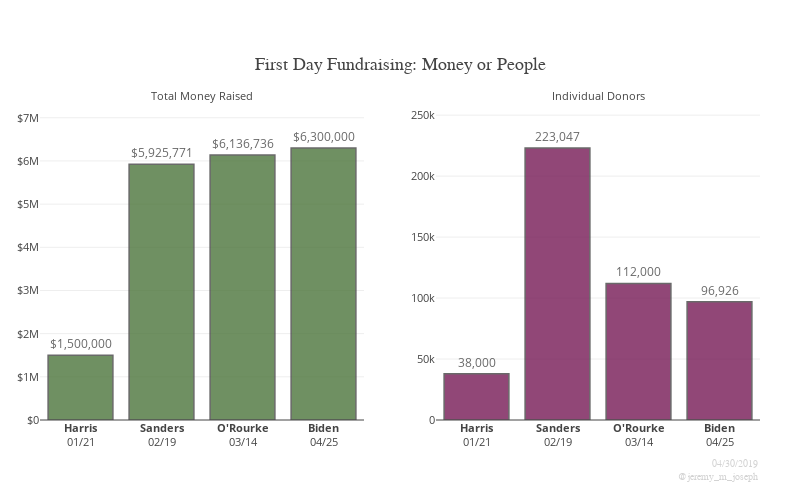

This figure's notebook cell:
### Code cell
names = ['Kamala Harris', 'Bernie Sanders', "Beto O'Rourke", 'Joe Biden']
money_bars = go.Bar(
    x=['<b>' + n.split()[1] + '</b><br>' + dem_dict[n][5] for n in names],
    y=[dem_dict[n][0] for n in names],
    #width=25000,
    text=[dem_dict[n][3] for n in names],
    textposition = 'outside',
#     textfont=dict(
#         size=10
#     ),
    marker=dict(
        #color='#5DCF9A',
        color='#4C753B',
        line=dict(
            #color='rgb(8,48,107)',
            width=1.5
        ),
    ),
    opacity=0.8
)

donation_bars = go.Bar(
    x=['<b>' + n.split()[1] + '</b><br>' + dem_dict[n][5] for n in names],
    y=[dem_dict[n][1] for n in names],
    #width=25000,
    text=["{:,}".format(dem_dict[n][1]) for n in names],
    textposition = 'outside',
    marker=dict(
        #color='#6184CF',
        color='#761A56',
        line=dict(
            #color='rgb(8,48,107)',
            width=1.5,
        ),
    ),
    opacity=0.8
    
)


fig = plotly.tools.make_subplots(rows=1, cols=2, subplot_titles=('Total Money Raised', 'Individual Donors'))
for i in fig['layout']['annotations']:
    i['font'] = dict(size=11)
    i['yshift'] = -5

fig.append_trace(money_bars, 1, 1)
fig.append_trace(donation_bars, 1, 2)

# Set max height of tallest bar equal across plots
ratio = .85
fig['layout']['xaxis1'].update(tickfont=dict(size=11))
fig['layout']['xaxis2'].update(tickfont=dict(size=11))

fig['layout']['yaxis1'].update(title='',
                               tickprefix="$",
                               tickfont=dict(size=11),
                               range=[0,dem_dict['Joe Biden'][0]/float(ratio)])

fig['layout']['yaxis2'].update(title='',
                               tickfont=dict(size=11),
                               range=[0, dem_dict['Bernie Sanders'][1]/float(ratio)])

fig['layout'].update(#font=dict(size=6),
                     title=dict(
                         text='First Day Fundraising: Money or People',
                         font=dict(
                             family='verdana',
                             size=18,
                             color=None,
                         ),
                         xref='paper',
                         yref='paper',
                         y=1.0,
                         yanchor='bottom',
                         pad=dict( # unit: pixels
                             b=30,
                         ),
                     ),
                     width=800,
                     height=500,
                     showlegend=False,
                     margin=go.layout.Margin(
                         #pad=2,
                         l=40,
                         r=40,
                         #t=40,
                         autoexpand=False,
                         ),
)

fig['layout']['annotations'] += (dict(
    text='04/30/2019<br>@jeremy_m_joseph',
    font=dict(
        family='Andale Mono',
        size=10,
        color='lightgray',
    ),
    x=1,
    y=-.2,
    xref='paper',
    yref='paper',
    align='right',
    xanchor='right',
    yanchor='bottom',
    showarrow=False,
),)

plotly.offline.init_notebook_mode(connected=True)
plotly.offline.iplot(fig)

### Figure 1 — Plotly figure (JSON) as saved in the notebook; plotly's stock layout.template omitted (floating-point values rounded to 4 significant figures)
{"data": [{"marker": {"color": "#4C753B", "line": {"width": 1.5}}, "opacity": 0.8, "text": ["$1,500,000", "$5,925,771", "$6,136,736", "$6,300,000"], "textposition": "outside", "type": "bar", "uid": "fed40d52-9c07-4aa5-addc-2bdd05dd7a18", "x": ["<b>Harris</b><br>01/21", "<b>Sanders</b><br>02/19", "<b>O'Rourke</b><br>03/14", "<b>Biden</b><br>04/25"], "xaxis": "x", "y": [1500000, 5925771, 6136736, 6300000], "yaxis": "y"}, {"marker": {"color": "#761A56", "line": {"width": 1.5}}, "opacity": 0.8, "text": ["38,000", "223,047", "112,000", "96,926"], "textposition": "outside", "type": "bar", "uid": "409169b5-0078-4683-b4d5-2e4c80bd8bf9", "x": ["<b>Harris</b><br>01/21", "<b>Sanders</b><br>02/19", "<b>O'Rourke</b><br>03/14", "<b>Biden</b><br>04/25"], "xaxis": "x2", "y": [38000, 223047, 112000, 96926], "yaxis": "y2"}], "layout": {"annotations": [{"font": {"size": 11}, "showarrow": false, "text": "Total Money Raised", "x": 0.225, "xanchor": "center", "xref": "paper", "y": 1, "yanchor": "bottom", "yref": "paper", "yshift": -5}, {"font": {"size": 11}, "showarrow": false, "text": "Individual Donors", "x": 0.775, "xanchor": "center", "xref": "paper", "y": 1, "yanchor": "bottom", "yref": "paper", "yshift": -5}, {"align": "right", "font": {"color": "lightgray", "family": "Andale Mono", "size": 10}, "showarrow": false, "text": "04/30/2019<br>@jeremy_m_joseph", "x": 1, "xanchor": "right", "xref": "paper", "y": -0.2, "yanchor": "bottom", "yref": "paper"}], "height": 500, "margin": {"autoexpand": false, "l": 40, "r": 40}, "showlegend": false, "title": {"font": {"family": "verdana", "size": 18}, "pad": {"b": 30}, "text": "First Day Fundraising: Money or People", "xref": "paper", "y": 1, "yanchor": "bottom", "yref": "paper"}, "width": 800, "xaxis": {"anchor": "y", "domain": [0, 0.45], "tickfont": {"size": 11}}, "xaxis2": {"anchor": "y2", "domain": [0.55, 1], "tickfont": {"size": 11}}, "yaxis": {"anchor": "x", "domain": [0, 1], "range": [0, 7412000.0], "tickfont": {"size": 11}, "tickprefix": "$", "title": {"text": ""}}, "yaxis2": {"anchor": "x2", "domain": [0, 1], "range": [0, 262400.0], "tickfont": {"size": 11}, "title": {"text": ""}}}}
